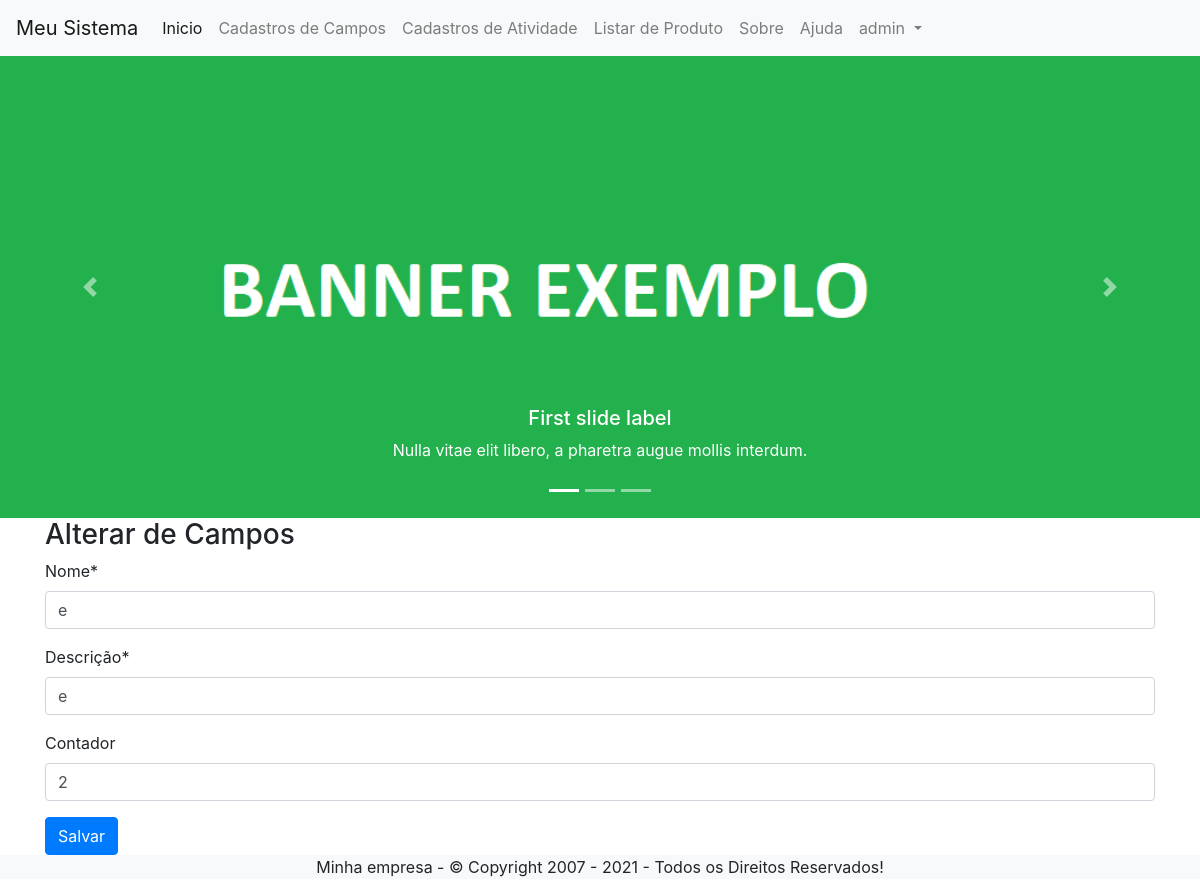
The app's page /editar/campo/6/ (signed in) with its own data.
### cadastros/models.py (models this page shows, shortened)
class Campo(models.Model):
    nome = models.CharField('nome', max_length=100)
    descricao = models.CharField('descrição', max_length=100)
    usuario = models.ForeignKey(User, on_delete=models.PROTECT)
    contador = models.IntegerField('contador', null=True, blank=True, default=1)

### cadastros/views.py (the view, shortened to what this page needs)
# urls.py: path('editar/campo/<int:pk>/', CampoUpdate.as_view(), name='editar-campo'),
class CampoUpdate(GroupRequiredMixin, LoginRequiredMixin, UpdateView):
    login_url = reverse_lazy('login')
    group_required = [u"Administrador", u"grupo2"]
    model = Campo
    fields = ['nome', 'descricao', 'contador']
    template_name = 'cadastros/form.html'
    success_url = reverse_lazy('listar-campo')
    def get_context_data(self, *args, **kwargs):
        context = super().get_context_data(*args, **kwargs)
        context['titulo'] = 'Alterar de Campos'
        context['botao'] = 'Salvar'
        return context

### cadastros/templates/cadastros/form.html (shortened to what this page needs)
{% extends 'modelo.html' %}
{% load static %}
{% load crispy_forms_tags %}
{% block conteudo %}
    <h3>{{ titulo }}</h3>
    <form action="" method="POST">
        {{ form|crispy }}
        <button type="submit" class="btn btn-primary">{{ botao }}
        </button>
    </form>
{% endblock %}

### paginas/templates/modelo.html (shortened to what this page needs)
{% load static %}
<!DOCTYPE html>
<html lang="pt-br">
<head>
    <link rel="stylesheet" href="{% static 'css/bootstrap.min.css' %}">
    <link rel="stylesheet" type="text/css" href="https://cdn.datatables.net/v/bs4/dt-1.11.3/datatables.min.css"/>
</head>
<body>
    {% block menu %}
    <nav class="navbar navbar-expand-lg navbar-light bg-light">
        <a class="navbar-brand" href="{% url 'index' %}">Meu Sistema</a>
        <div class="collapse navbar-collapse" id="navbarNavDropdown">
          <ul class="navbar-nav">
            <li class="nav-item active">
              <a class="nav-link" href="{% url 'index' %}">Inicio <span class="sr-only">(current)</span></a>
            </li>
            <li class="nav-item">
              <a class="nav-link" href="{% url 'listar-campo' %}">Cadastros de Campos</a>
            </li>
            <li class="nav-item">
              <a class="nav-link" href="{% url 'listar-atividade' %}">Cadastros de Atividade</a>
            </li>
            <li class="nav-item">
              <a class="nav-link" href="{% url 'listar-produto' %}">Listar de Produto</a>
            </li>
            <li class="nav-item">
              <a class="nav-link" href="{% url 'sobre' %}">Sobre</a>
            </li>
            <li class="nav-item">
              <a class="nav-link" href="#">Ajuda</a>
            </li>
            {% if request.user.is_authenticated %}
            <li class="nav-item dropdown">
              <a class="nav-link dropdown-toggle" href="#" id="navbarDropdownMenuLink" data-toggle="dropdown" aria-haspopup="true" aria-expanded="false">
                {{ request.user }}
              </a>
            </li>
            {% endif %}
          </ul>
        </div>
      </nav>
    {% endblock %}
    {% block banner_topo %}
    <div class="bd-example">
      <div id="carouselExampleCaptions" class="carousel slide" data-ride="carousel">
        <ol class="carousel-indicators">
          <li data-target="#carouselExampleCaptions" data-slide-to="0" class="active"></li>
          <li data-target="#carouselExampleCaptions" data-slide-to="1"></li>
          <li data-target="#carouselExampleCaptions" data-slide-to="2"></li>
        </ol>
        <div class="carousel-inner">
          <div class="carousel-item active">
            <img src="{% static 'img/banner.png' %}" class="d-block w-100" alt="...">
            <div class="carousel-caption d-none d-md-block">
              <h5>First slide label</h5>
              <p>Nulla vitae elit libero, a pharetra augue mollis interdum.</p>
            </div>
          </div>
        </div>
        <a class="carousel-control-prev" href="#carouselExampleCaptions" role="button" data-slide="prev">
          <span class="carousel-control-prev-icon" aria-hidden="true"></span>
        </a>
        <a class="carousel-control-next" href="#carouselExampleCaptions" role="button" data-slide="next">
          <span class="carousel-control-next-icon" aria-hidden="true"></span>
        </a>
      </div>
    </div>
    {% endblock %}
    <div class="container">
        {% block conteudo %}{% endblock %}
    </div>
    {% block rodape %}
        <div class="bg-light">
           <p align="center">Minha empresa - © Copyright 2007 - 2021 - Todos os Direitos Reservados!</p>
        </div>
    {% endblock %}
</body>
</html>

### records on screen
Campo: nome "e", descricao "e", contador "2"

### other values on screen
{{ request.user }} "admin"
{{ titulo }} "Alterar de Campos"
{{ botao }} "Salvar"
